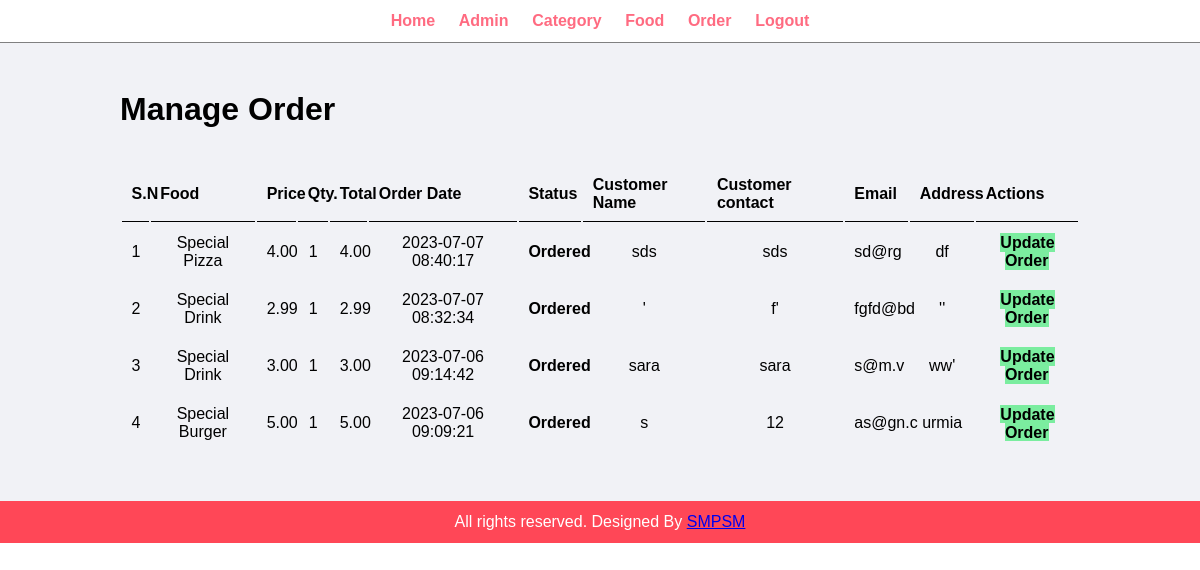
The app's page /admin/manage-order.php (signed in) with its own data.
### tables this page shows
CREATE TABLE `tbl_order` (
  `id` int(10) UNSIGNED NOT NULL,
  `food` varchar(150) NOT NULL,
  `price` decimal(10,2) NOT NULL,
  `qty` int(11) NOT NULL,
  `total` decimal(10,2) NOT NULL,
  `order_date` datetime NOT NULL,
  `status` varchar(50) NOT NULL,
  `customer_name` varchar(150) NOT NULL,
  `customer_contact` varchar(20) NOT NULL,
  `customer_email` varchar(150) NOT NULL,
  `customer_address` varchar(255) NOT NULL
);

### admin/manage-order.php (the view, shortened to what this page needs)
<?php include('partials/menu.php') ;?>
<div class="main-content">
    <div class="wrapper">
       <h1>Manage Order</h1>
       <br/><br/>
        <table class="tbl-full text-center" >
            <tr >
                <th>S.N</th>
                <th>Food</th>
                <th>Price</th>
                <th>Qty.</th>
                <th>Total</th>
                <th>Order Date</th>
                <th>Status</th>
                <th>Customer Name</th>
                <th>Customer contact</th>
                <th>Email</th>
                <th>Address</th>
                <th>Actions</th>
            </tr>
            <?php
            $sql="SELECT * FROM tbl_order ORDER BY id DESC";
            $res= mysqli_query($conn,$sql);
            $count=mysqli_num_rows($res);
            $sn=1;
            if($count>0)
            {
              while($row=mysqli_fetch_assoc($res))
              {
                $id=$row['id'];
                $food=$row['food'];
                $price=$row['price'];
                $qty=$row['qty'];
                $total=$row['total'];
                $order_date=$row['order_date'];
                $status=$row['status'];
                $customer_name=$row['customer_name'];
                $customer_contact=$row['customer_contact'];
                $customer_email=$row['customer_email'];
                $customer_address=$row['customer_address'];
                ?>
                <tr>
              <td><?php echo $sn++;?></td>
              <td><?php echo $food;?></td>
              <td><?php echo $price;?></td>
              <td><?php echo $qty;?></td>
              <td><?php echo $total;?></td>
              <td><?php echo $order_date;?></td>
              <td>
                <?php
                if($status=="Ordered")
                {
                  echo"<label><b>$status</b></label>";
                }
                elseif($status=="On Delivery")
                {
                  echo"<label style='color:orange;'><b>$status</b></label>";
                }
                elseif($status=="Delivered")
                {
                  echo"<label style='color:green;'><b>$status</b></label>";
                }
                elseif($status=="Cancelled")
                {
                  echo"<label style='color:red;'><b>$status</b></label>";
                }
                ?>
              </td>
              <td><?php echo $customer_name;?></td>
              <td><?php echo $customer_contact;?></td>
              <td><?php echo $customer_email;?></td>
              <td><?php echo $customer_address;?></td>
              <td>
                <a href="<?php echo SITEURL;?>admin/update-order.php?id=<?php echo $id;?>" class="btn-secondary">Update Order</a>
              </td>
           </tr>
                <?php
              }
            }
            else
            {
              echo "<tr><td colspan='12' class='error'>Orders Not Available</td></tr>";
            }
            ?>
        </table>
    </div>
</div>
<?php include('partials/footer.php') ;?>

### admin/partials/menu.php (shortened to what this page needs)
<html>
<head>
    <link rel="stylesheet" href="../css/admin.css">
</head>
<body>
    <div class="menu text-center">
        <div class="wrapper">
         <ul>
            <li><a href="index.php">Home</a></li>
            <li><a href="manage-admin.php">Admin</a></li>
            <li><a href="manage-category.php">Category</a></li>
            <li><a href="manage-food.php">Food</a></li>
            <li><a href="manage-order.php">Order</a></li>
            <li><a href="logout.php">Logout</a></li>
        </ul>
        </div>
    </div>

### admin/partials/footer.php
 <div class="footer">
        <div class="wrapper">
        <p class="text-center">All rights reserved. Designed By <a  href="<?php echo SITEURL;?>../food-order/contact.php">SMPSM</a></p>
        </div>
    </div>
</body>
</html>

### css/admin.css (style rules this page uses)
* { margin: 0; padding: 0; font-family: Arial, Helvetica, sans-serif; }
.wrapper { padding: 1%; width: 80%; margin: 0 auto; }
.text-center { text-align: center; }
.tbl-full { width: 100%; }
table tr th { border-bottom: 1px solid black; padding: 1%; text-align:left; }
table tr td { padding: 1%; }
.btn-secondary { background-color: #7bed9f; padding: 1%; color: black; text-decoration: none; font-weight: bold; }
.menu { border-bottom: 1px solid grey; }
.menu ul { list-style-type: none; }
.menu ul li { display: inline; padding: 1%; }
.menu ul li a { text-decoration: none; font-weight: bold; color: #ff6b81; }
.main-content { background-color: #f1f2f6; padding: 3% 0; }
.footer { background-color: #ff4757; color:white; }

### records on screen
tbl_order: food "Special Pizza", price "4.00", qty "1", total "4.00", order_date "2023-07-07 08:40:17", status "Ordered", customer_name "sds", customer_contact "sds", customer_email "sd@rg", customer_address "df"
tbl_order: food "Special Drink", price "2.99", qty "1", total "2.99", order_date "2023-07-07 08:32:34", status "Ordered", customer_name "'", customer_contact "f'", customer_email "fgfd@bd", customer_address "''"
tbl_order: food "Special Drink", price "3.00", qty "1", total "3.00", order_date "2023-07-06 09:14:42", status "Ordered", customer_name "sara", customer_contact "sara", customer_email "s@m.v", customer_address "ww'"
tbl_order: food "Special Burger", price "5.00", qty "1", total "5.00", order_date "2023-07-06 09:09:21", status "Ordered", customer_name "s", customer_contact "12", customer_email "as@gn.c", customer_address "urmia"
